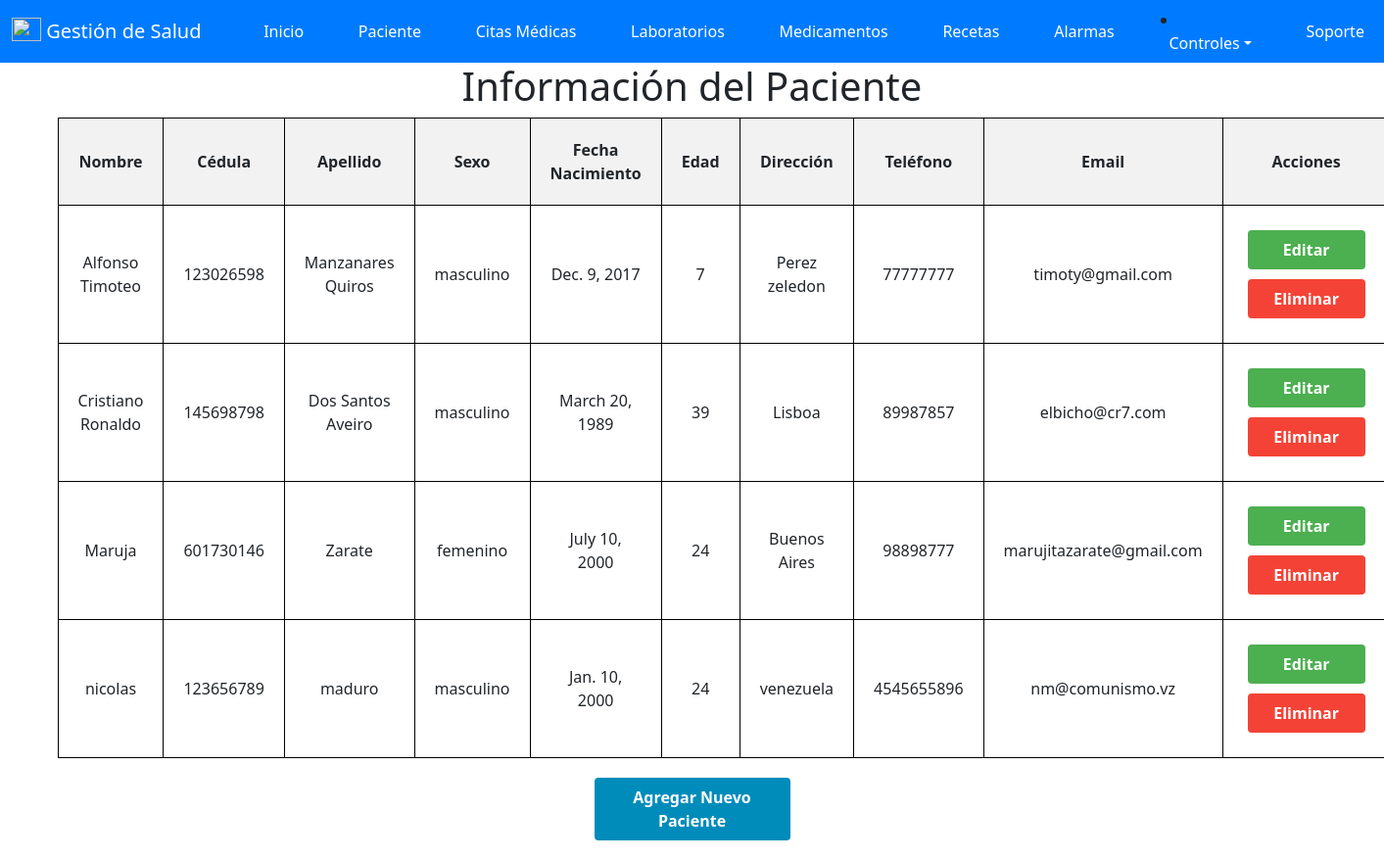
/index/ (signed in), run on the app's committed database.
### salud/models.py (models this page shows, shortened)
class paciente(models.Model):
    id_paciente = models.AutoField(primary_key=True , verbose_name='ID_Paciente')
    cedula = models.IntegerField(null=True,verbose_name='Cedula')
    nombre = models.CharField(max_length=50, verbose_name='Nombre')
    apellido = models.CharField(max_length=50, verbose_name='Apellido')
    sexo = models.CharField(max_length=20, verbose_name='Sexo')
    fecha_Nacimiento = models.DateField(null=True, verbose_name='Fecha de Nacimiento')
    edad = models.IntegerField ( verbose_name='Edad')
    direccion = models.CharField(max_length=50, verbose_name='Direccion')
    telefono = models.IntegerField( verbose_name='Telefono')
    email = models.EmailField( verbose_name='Email')
    id_usuario = models.ForeignKey(User, on_delete=models.CASCADE)

### salud/views.py (the view)
# urls.py: path('index/', views.index, name='index'),
@login_required(login_url='/accounts/login/')
def index(request):
    pacientes = paciente.objects.filter(id_usuario=request.user)
    return render(request, 'Programar/index.html', {'pacientes': pacientes})

### salud/templates/Programar/index.html (shortened to what this page needs)
{% extends "base.html" %}
{% block contenido %}
<!DOCTYPE html>
<html>
<head>
</head>
<body>
    <h1>Información del Paciente</h1>
    <form method="post" action="{% url 'index' %}">
        <table>
            <thead>
                <tr>
                    <th>Nombre</th>
                    <th>Cédula</th>
                    <th>Apellido</th>
                    <th>Sexo</th>
                    <th>Fecha Nacimiento</th>
                    <th>Edad</th>
                    <th>Dirección</th>
                    <th>Teléfono</th>
                    <th>Email</th>
                    <th>Acciones</th>
                </tr>
            </thead>
            <tbody>
                {% for paciente in pacientes %}
                <tr>
                    <td>{{ paciente.nombre }}</td>
                    <td>{{ paciente.cedula }}</td>
                    <td>{{ paciente.apellido }}</td>
                    <td>{{ paciente.sexo }}</td>
                    <td>{{ paciente.fecha_Nacimiento }}</td>
                    <td>{{ paciente.edad }}</td>
                    <td>{{ paciente.direccion }}</td>
                    <td>{{ paciente.telefono }}</td>
                    <td>{{ paciente.email }}</td>
                    <td>
                        <a href="{% url 'editar' paciente.id_paciente %}" class="button edit-button">Editar</a>
                        <a href="{% url 'eliminar' paciente.id_paciente %}" class="button delete-button" onclick="return confirm('¿Estás seguro de que deseas eliminar este paciente?');">Eliminar</a>
                    </td>
                </tr>
                {% empty %}
                <tr>
                    <td colspan="10">No hay pacientes disponibles.</td>
                </tr>
                {% endfor %}
            </tbody>
        </table>
        <a href="{% url 'agregar' %}" class="button add-button">Agregar Nuevo Paciente</a>
    </form>
</body>
</html>
{% endblock %}

### salud/templates/Programar/index.html (style rules this page uses)
table { width: 100%; border-collapse: collapse; }
th, td { border: 1px solid black; padding: 20px; text-align: center; }
th { background-color: #f2f2f2; }
tbody tr { border-bottom: 1px solid #ddd; }
.button { padding: 8px 12px; margin: 5px; border: none; border-radius: 4px; color: white; text-decoration: none; font-weight: bold; display: inline-block; width: 120px; text-align: center; box-sizing: border-box; }
.edit-button { background-color: #4CAF50; }
.delete-button { background-color: #f44336; }
.add-button { background-color: #008CBA; display: block; margin: 20px auto; width: 200px; text-align: center; }
h1 { text-align: center; }

### data on the page
paciente: nombre "Alfonso Timoteo", cedula "123026598", apellido "Manzanares Quiros", sexo "masculino", fecha_Nacimiento "Dec. 9, 2017", edad "7", direccion "Perez zeledon", telefono "77777777", email "timoty@gmail.com"
paciente: nombre "Cristiano Ronaldo", cedula "145698798", apellido "Dos Santos Aveiro", sexo "masculino", fecha_Nacimiento "March 20, 1989", edad "39", direccion "Lisboa", telefono "89987857", email "elbicho@cr7.com"
paciente: nombre "Maruja", cedula "601730146", apellido "Zarate", sexo "femenino", fecha_Nacimiento "July 10, 2000", edad "24", direccion "Buenos Aires", telefono "98898777", email "marujitazarate@gmail.com"
paciente: nombre "nicolas", cedula "123656789", apellido "maduro", sexo "masculino", fecha_Nacimiento "Jan. 10, 2000", edad "24", direccion "venezuela", telefono "4545655896", email "nm@comunismo.vz"
